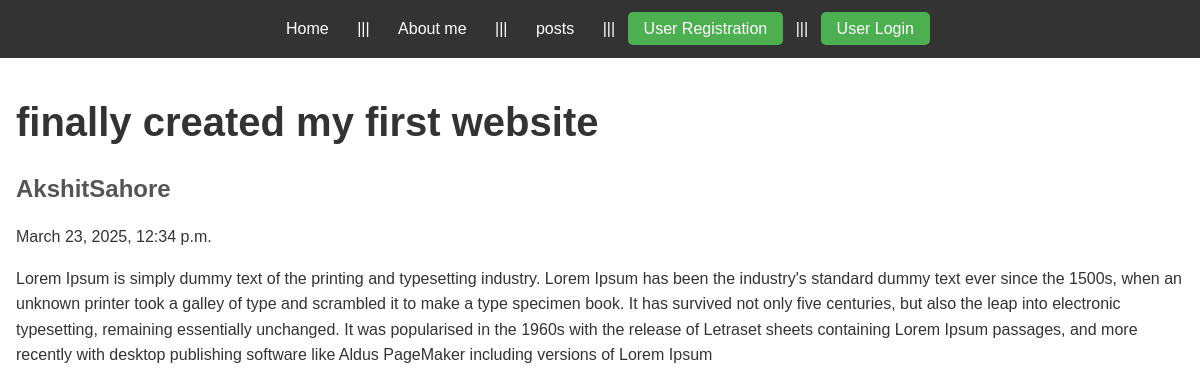
The page /posts/lorem on the database its author committed.
### posts/models.py (models this page shows, shortened)
class Post(models.Model):
    title = models.CharField(max_length=75)
    body = models.TextField()
    slug = models.SlugField()
    date = models.DateTimeField(auto_now_add=True)
    author= models.ForeignKey(User,on_delete=models.CASCADE, default=True )

### posts/views.py (the view)
# urls.py: path('<slug:slug>',views.post_page, name="page"),
def post_page(request,slug):
    post=Post.objects.get(slug=slug)
    return render(request,'posts/post_page.html',{'post':post})

### posts/templates/posts/post_page.html (shortened to what this page needs)
{% extends 'layout.html' %}
{% block content%}
    <section>
        <h1>{{post.title}}</h1>
        <h3>{{post.author}}</h3>
        <p>{{post.date}}</p>
        <p>{{post.body}}</p>
    </section>
{%endblock%}

### static/css/food_style.css (style rules this page uses)
* { margin: 0; padding: 0; box-sizing: border-box; }
body { font-family: Arial, sans-serif; line-height: 1.6; color: #333; background-color: #ffffff; background: url('https://img.freepik.com/free-photo/top-view-paper-dove-with-notebook-leaves_23-2148630358.jpg?semt=ais_hybrid') no-repeat center center fixed; background-size: cover; min-height: 100vh; margin: 0; font-family: Arial, sans-serif; }
h1, h2, h3 { margin-bottom: 1rem; }
h1 { font-size: 2.5rem; color: #333; }
h3 { font-size: 1.5rem; color: #555; }
p { margin-bottom: 1rem; }

### rows shown on the page
Post: title "finally created my first website", author "AkshitSahore", date "March 23, 2025, 12:34 p.m.", body "Lorem Ipsum is simply dummy text of the printing and typesetting industry. Lorem Ipsum has been the industry's standard dummy text ever since the 1500s, when an unknown printer took a galley of type and scrambled it to make a type specimen book. It has survived not only five centuries, but also the leap into electronic typesetting, remaining essentially unchanged. It was popularised in the 1960s with the release of Letraset sheets containing Lorem Ipsum passages, and more recently with desktop publishing software like Aldus PageMaker including versions of Lorem Ipsum"
